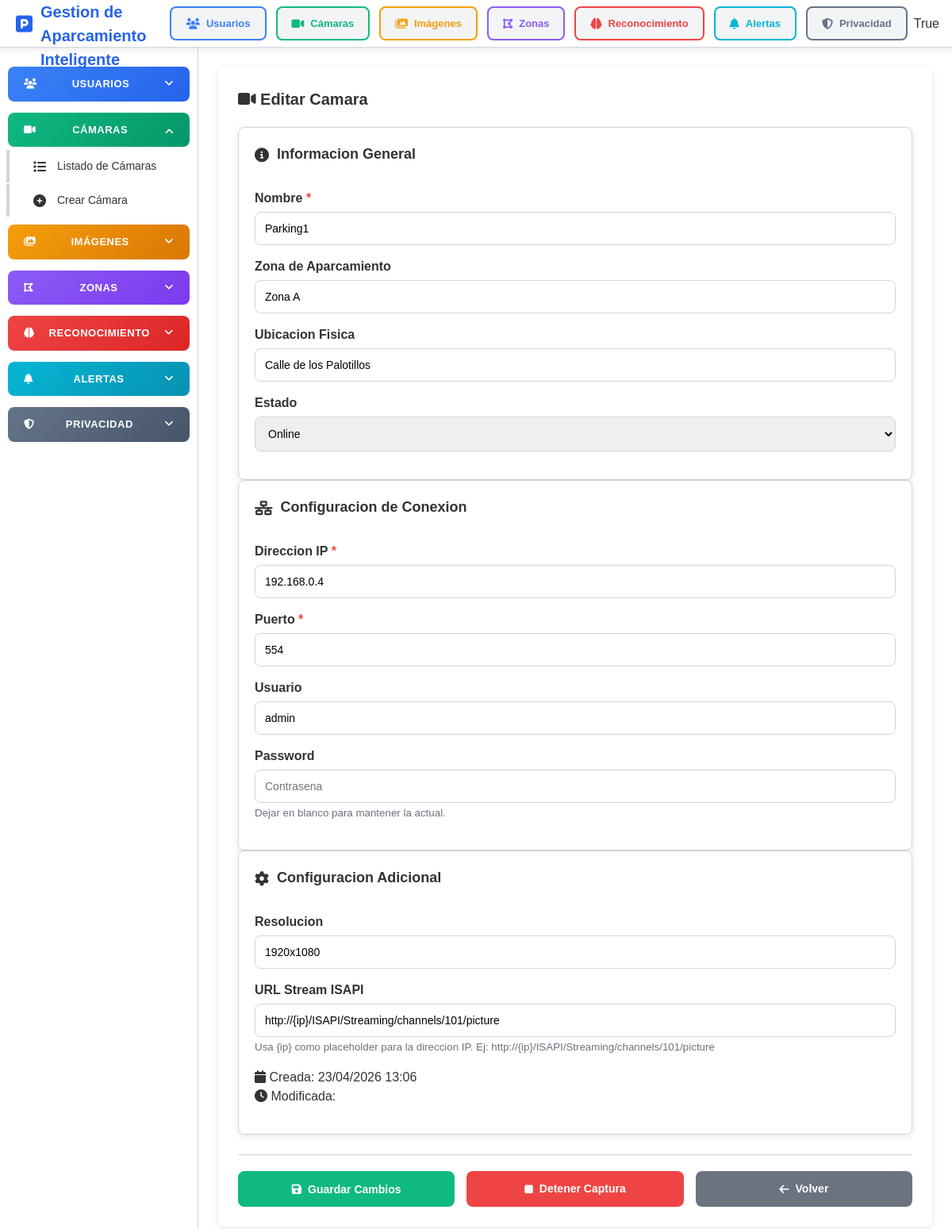
The app's page /camaras/editar/1/ (signed in) with its own data.
### camaras/models.py (models this page shows, shortened)
class Camara(ModeloBase):
    ESTADO_CHOICES = [
        ('online', 'Online'),
        ('offline', 'Offline'),
    ]
    nombre = models.CharField(
        max_length=100,
        verbose_name='Nombre'
    )
    ip = models.GenericIPAddressField(
        unique=True,
        verbose_name='Direccion IP'
    )
    puerto = models.IntegerField(
        verbose_name='Puerto',
        help_text='Puerto de conexion (1-65535)'
    )
    usuario = models.CharField(
        max_length=50,
        blank=True,
        verbose_name='Usuario de conexion'
    )
    password = models.CharField(
        max_length=255,
        blank=True,
        verbose_name='Password de conexion',
        help_text='Contrasena encriptada'
    )
    ubicacion_fisica = models.CharField(
        max_length=200,
        blank=True,
        verbose_name='Ubicacion fisica',
        help_text='Ubicacion fisica en el parking'
    )
    zona_aparcamiento = models.CharField(
        max_length=100,
        blank=True,
        verbose_name='Zona de aparcamiento',
        help_text='Zona o area del parking'
    )
    resolucion = models.CharField(
        max_length=20,
        blank=True,
        verbose_name='Resolucion',
        help_text='Resolucion de captura (ej: 1920x1080)'
    )
    url_stream_isapi = models.CharField(
        max_length=500,
        blank=True,
        default='http://{ip}/ISAPI/Streaming/channels/101/picture',
        verbose_name='URL Stream ISAPI',
        help_text='URL de captura ISAPI. Ejemplo: http://{ip}/ISAPI/Streaming/channels/101/picture'
    )
    estado = models.CharField(
        max_length=20,
        choices=ESTADO_CHOICES,
        default='offline',
        verbose_name='Estado',
        help_text='Estado de conexion de la camara'
    )
    capturando = models.BooleanField(
        default=False,
        verbose_name='Capturando',
        help_text='Indica si la camara esta capturando imagenes continuamente'
    )
    class Meta:
        verbose_name = 'Camara'
        verbose_name_plural = 'Camaras'
        ordering = ['nombre']

### camaras/views.py (the view)
# urls.py: path('editar/<int:pk>/', views.editar_camara, name='editar'),
def editar_camara(request, pk):
    camara = get_object_or_404(Camara, pk=pk)
    if request.method == 'POST':
        form = CamaraForm(request.POST, instance=camara)
        if form.is_valid():
            camara = form.save(commit=False)
            password = form.cleaned_data.get('password')
            if password:
                camara.password = password
            camara.save()
            messages.success(request, f'Camara {camara.nombre} actualizada correctamente.')
            return redirect('camaras:lista')
    else:
        form = CamaraForm(instance=camara)
    return render(request, 'camaras/editar.html', {
        'form': form,
        'camara': camara
    })

### templates/camaras/editar.html (shortened to what this page needs)
{% extends 'base.html' %}
{% block content %}
<div class="container">
    <h2><i class="fas fa-video"></i> Editar Camara</h2>
    <form method="post">
        <div class="card">
            <div class="card-header">
                <div class="card-title">
                    <i class="fas fa-info-circle"></i> Informacion General
                </div>
            </div>
            <div class="form-group">
                <label for="id_nombre" class="required">Nombre</label>
                {{ form.nombre }}
            </div>
            <div class="form-group">
                <label for="id_zona_aparcamiento">Zona de Aparcamiento</label>
                {{ form.zona_aparcamiento }}
            </div>
            <div class="form-group">
                <label for="id_ubicacion_fisica">Ubicacion Fisica</label>
                {{ form.ubicacion_fisica }}
            </div>
            <div class="form-group">
                <label for="id_estado">Estado</label>
                {{ form.estado }}
            </div>
        </div>
        <div class="card">
            <div class="card-header">
                <div class="card-title">
                    <i class="fas fa-network-wired"></i> Configuracion de Conexion
                </div>
            </div>
            <div class="form-group">
                <label for="id_ip" class="required">Direccion IP</label>
                {{ form.ip }}
            </div>
            <div class="form-group">
                <label for="id_puerto" class="required">Puerto</label>
                {{ form.puerto }}
            </div>
            <div class="form-group">
                <label for="id_usuario">Usuario</label>
                {{ form.usuario }}
            </div>
            <div class="form-group">
                <label for="id_password">Password</label>
                {{ form.password }}
                <small style="color: var(--gray);">Dejar en blanco para mantener la actual.</small>
            </div>
        </div>
        <div class="card">
            <div class="card-header">
                <div class="card-title">
                    <i class="fas fa-cog"></i> Configuracion Adicional
                </div>
            </div>
            <div class="form-group">
                <label for="id_resolucion">Resolucion</label>
                {{ form.resolucion }}
            </div>
            <div class="form-group">
                <label for="id_url_stream_isapi">URL Stream ISAPI</label>
                {{ form.url_stream_isapi }}
                <small style="color: var(--gray);">Usa {ip} como placeholder para la direccion IP. Ej: http://{ip}/ISAPI/Streaming/channels/101/picture</small>
            </div>
            <div class="form-group">
                <p><i class="fas fa-calendar"></i> Creada: {{ camara.fecha_creacion|date:"d/m/Y H:i" }}</p>
                <p><i class="fas fa-clock"></i> Modificada: {{ camara.fecha_modificacion|date:"d/m/Y H:i" }}</p>
            </div>
        </div>
        <div class="form-actions">
            <button type="submit" class="btn btn-success">
                <i class="fas fa-save"></i> Guardar Cambios
            </button>
            <a href="{% url 'camaras:capturar' camara.id %}" class="btn {% if camara.capturando %}btn-danger{% else %}btn-success{% endif %}">
                <i class="fas {% if camara.capturando %}fa-stop{% else %}fa-camera{% endif %}"></i>
                {% if camara.capturando %}Detener Captura{% else %}Iniciar Captura{% endif %}
            </a>
            <a href="{% url 'camaras:lista' %}" class="btn btn-secondary">
                <i class="fas fa-arrow-left"></i> Volver
            </a>
        </div>
    </form>
</div>
{% endblock %}

### static/css/style.css (style rules this page uses)
:root { --primary: #2563eb; --primary-hover: #1d4ed8; --success: #10b981; --danger: #ef4444; --warning: #f59e0b; --dark: #333333; --gray: #6b7280; --text-muted: #6b7280; --border: #d1d5db; --bg: #ffffff; --bg-secondary: #f3f4f6; --white: #ffffff; --shadow: 0 2px 8px rgba(0,0,0,0.1); --radius: 8px; --color-f1: #3b82f6; --color-f2: #10b981; --color-f3: #f59e0b; --color-f4: #8b5cf6; --color-f5: #ef4444; --color-f6: #06b6d4; --color-f8: #64748a; }
* { box-sizing: border-box; margin: 0; padding: 0; }
body { font-family: Arial, sans-serif; background-color: var(--bg); color: var(--dark); line-height: 1.5; }
.container { background-color: var(--white); padding: 25px; border-radius: var(--radius); box-shadow: var(--shadow); width: 100%; }
h1, h2 { color: var(--dark); margin-bottom: 20px; }
h2 { font-size: 20px; text-align: left; }
.form-group { margin-bottom: 15px; }
label { font-weight: bold; display: block; margin-bottom: 5px; color: var(--dark); }
input, textarea, select { width: 100%; padding: 12px; border: 1px solid var(--border); border-radius: var(--radius); font-size: 14px; font-family: inherit; }
.required::after { content: " *"; color: var(--danger); }
.btn { padding: 12px 20px; border: none; border-radius: var(--radius); cursor: pointer; font-size: 14px; font-weight: bold; display: inline-flex; align-items: center; justify-content: center; gap: 8px; text-decoration: none; }
.btn-success { background: var(--success); color: white; }
.btn-danger { background: var(--danger); color: white; }
.btn-secondary { background: var(--gray); color: white; }
.card { background: var(--white); border-radius: var(--radius); box-shadow: var(--shadow); padding: 20px; border: 1px solid var(--border); }
.card-header { display: flex; align-items: center; justify-content: space-between; margin-bottom: 15px; padding-bottom: 15px; border: none; }
.card-title { font-size: 18px; font-weight: bold; color: var(--dark); margin: 0; display: flex; align-items: center; gap: 10px; border: none; }
.form-actions { display: flex; gap: 15px; margin-top: 25px; padding-top: 20px; border-top: 1px solid var(--border); }
.form-actions .btn { flex: 1; }

### records on screen
Camara: nombre "Parking1", zona_aparcamiento "Zona A", ubicacion_fisica "Calle de los Palotillos", estado "Online", ip "192.168.0.4", puerto "554", usuario "admin", resolucion "1920x1080", url_stream_isapi "http://{ip}/ISAPI/Streaming/channels/101/picture", fecha_creacion "23/04/2026 13:06"

### other values on screen
{{ request.session.usuario_login }} "True"
